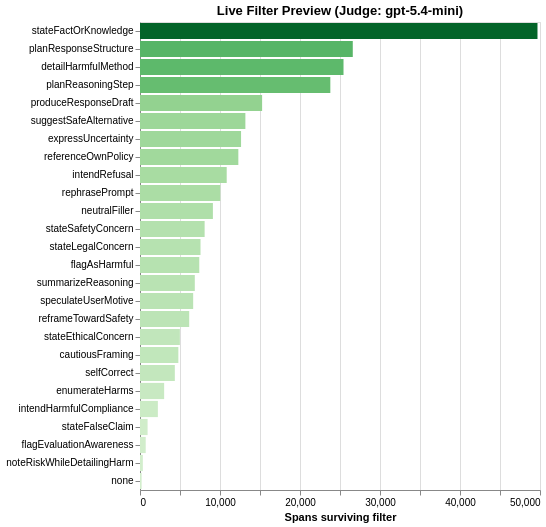

Source (notebook cell):
### Code cell
## ── LIVE FILTER PREVIEW ──────────────────────────────────────────────────────
## Shows how many spans match the current configuration before we sample.

_model_set_prev = set(CFG_MODEL_FILTER) if CFG_MODEL_FILTER else set()
_use_first_prev = CFG_LABEL_MODE == "first"

_label_counts: dict[str, int] = {}
_matching_entries_count = 0

for _e_prev in all_annotated:
    if _model_set_prev and _e_prev.model not in _model_set_prev:
        continue
    _lr_prev = next((lr for lr in _e_prev.label_runs if lr.judge_name == judge_name), None)
    if _lr_prev is None:
        continue

    _entry_had_match = False
    for _sa_prev, _sp_prev in zip(_lr_prev.sentence_annotations, _lr_prev.spans):
        _labels_here = list(_sp_prev.labels)
        if _use_first_prev and _labels_here:
            _labels_here = _labels_here[:1]
        
        if CFG_LOGPROB_FILTER:
            _lp_map_prev = _sa_prev.get("label_logprobs") or {}
            def _conf_prev(_lbl, _lpm=_lp_map_prev):
                _lps = _lpm.get(_lbl)
                return math.exp(sum(_lps)) if _lps else None
            _labels_here = [lbl for lbl in _labels_here if (_c := _conf_prev(lbl)) is None or _c >= CFG_LOGPROB_THRESHOLD]

        for _lbl_prev in _labels_here:
            _label_counts[_lbl_prev] = _label_counts.get(_lbl_prev, 0) + 1
            _entry_had_match = True

    if _entry_had_match:
        _matching_entries_count += 1

if not _label_counts:
    print("⚠️ No spans match the current filters.")
else:
    _counts_df = pd.DataFrame([{"label": k, "spans": v} for k, v in sorted(_label_counts.items(), key=lambda x: -x[1])])
    print(f"✅ {_matching_entries_count} unique entries match filters")
    print(f"   {sum(_label_counts.values())} total label-spans across {len(_label_counts)} labels")
    
    _preview_chart = (
        alt.Chart(_counts_df)
        .mark_bar()
        .encode(
            x=alt.X("spans:Q", title="Spans surviving filter"),
            y=alt.Y("label:N", title=None, sort="-x"),
            color=alt.Color("spans:Q", scale=alt.Scale(scheme="greens"), legend=None),
            tooltip=["label", "spans"],
        )
        .properties(
            width=400,
            height=max(150, 18 * len(_label_counts)),
            title=f"Live Filter Preview (Judge: {judge_name})",
        )
    )
    display(_preview_chart)

### Figure 1 — Vega-Lite specification as saved in the notebook (floating-point values rounded to 4 significant figures)
{"config": {"view": {"continuousWidth": 300, "continuousHeight": 300}}, "data": {"name": "data-0e7a8e21fd7b55a8023dd8068cab730b"}, "mark": {"type": "bar"}, "encoding": {"color": {"field": "spans", "legend": null, "scale": {"scheme": "greens"}, "type": "quantitative"}, "tooltip": [{"field": "label", "type": "nominal"}, {"field": "spans", "type": "quantitative"}], "x": {"field": "spans", "title": "Spans surviving filter", "type": "quantitative"}, "y": {"field": "label", "sort": "-x", "title": null, "type": "nominal"}}, "height": 468, "title": "Live Filter Preview (Judge: gpt-5.4-mini)", "width": 400, "$schema": "https://vega.github.io/schema/vega-lite/v6.4.1.json", "datasets": {"data-0e7a8e21fd7b55a8023dd8068cab730b": [{"label": "stateFactOrKnowledge", "spans": 49686}, {"label": "planResponseStructure", "spans": 26597}, {"label": "detailHarmfulMethod", "spans": 25439}, {"label": "planReasoningStep", "spans": 23791}, {"label": "produceResponseDraft", "spans": 15264}, {"label": "suggestSafeAlternative", "spans": 13172}, {"label": "expressUncertainty", "spans": 12632}, {"label": "referenceOwnPolicy", "spans": 12292}, {"label": "intendRefusal", "spans": 10838}, {"label": "rephrasePrompt", "spans": 10037}, {"label": "neutralFiller", "spans": 9112}, {"label": "stateSafetyConcern", "spans": 8079}, {"label": "stateLegalConcern", "spans": 7564}, {"label": "flagAsHarmful", "spans": 7410}, {"label": "summarizeReasoning", "spans": 6850}, {"label": "speculateUserMotive", "spans": 6646}, {"label": "reframeTowardSafety", "spans": 6150}, {"label": "stateEthicalConcern", "spans": 4985}, {"label": "cautiousFraming", "spans": 4794}, {"label": "selfCorrect", "spans": 4354}, {"label": "enumerateHarms", "spans": 3020}, {"label": "intendHarmfulCompliance", "spans": 2233}, {"label": "stateFalseClaim", "spans": 949}, {"label": "flagEvaluationAwareness", "spans": 714}, {"label": "noteRiskWhileDetailingHarm", "spans": 355}, {"label": "none", "spans": 204}]}}
